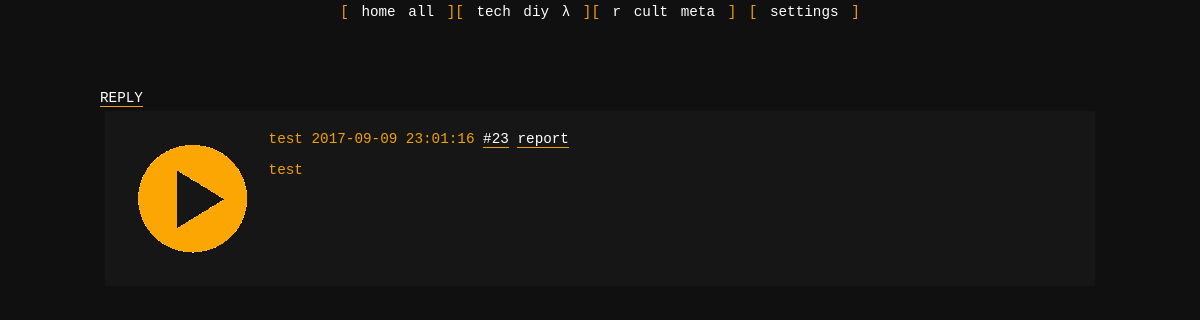
The app's page /tech/23/ with its own data.
### models.py (models this page shows)
class Posts(db.Model):
    __tablename__ = 'posts'
    id        = db.Column(db.Integer, primary_key = True)
    op_id     = db.Column(db.Integer)
    board     = db.Column(db.String)
    name      = db.Column(db.String)
    subject   = db.Column(db.String)
    email     = db.Column(db.String)
    date      = db.Column(db.String)
    fname     = db.Column(db.String)
    text      = db.Column(db.Text)
    last_bump = db.Column(db.DateTime)
    deleted   = db.Column(db.Boolean)

### app.py (the view)
@app.route('/<board>/<id>/')
def show_thread(board, id):
    OP      = get_thread_OP(id)
    replies = get_replies(id)
    sidebar = get_sidebar(board)
    css = getcss()
    entries = OP + replies
    tn_all(entries)
    return render_template('show_thread.html', entries=entries, board=board, id=id, sidebar=sidebar, css=css, render_template = render_template, json = json)

### util.py (called while the page is built)
def get_replies(thread):
    return db.session.query(Posts).filter_by(op_id = thread, deleted = 0).all()

def get_thread_OP(id):
    return db.session.query(Posts).filter_by(id = id).all()

def get_sidebar(board):
    return db.session.query(Boards).filter_by(name=board).first()

def getcss():
    if session.get('css') is not None:
		css = session['css']
		print css
    else:
        css = "style.css"
    return css

def thumbnail(fname):
    if fname is None: return None
    ext = fname.split(".")[-1]
    if ext == "webm": return "/static/video.png"
    if ext == "pdf": return "/static/doc.png"
    return "/static/thumbs/" + fname

def tn_all(l):
    for x in l:
	x.thumbnail = thumbnail(x.fname)

### templates/show_thread.html (shortened to what this page needs)
{% extends "layout.html" %}
{% block body %}
<div id=wrap>
<div name="buttonON"><a href="#nav">REPLY</a></div>
<div id=left>
{% for entry in entries %}
{% if entry.op_id %}
<div class=post>
{% else %}
<div class=thread>
{% endif %}
{% include("thread_partial.html") %}
{% endfor %}
</div>
</div>
{% endblock %}

### templates/thread_partial.html (shortened to what this page needs)
   {% if entry.fname %}
    <a href="#img{{ entry.id }}" style="border: none;"> <img class=thumb src={{ entry.thumbnail }}></a>
    {% endif %}
    <div class='post_body' id='{{ entry.id }}'>
	<div class='byline'>
		<span>
			{% if entry.email %}
			<a href="mailto:{{ entry.email }}">{{ entry.name }}</a>
			{% else %}
			{{ entry.name }}
			{% endif %}
		</span>
		<span>{{ entry.date }}</span>
		<span class="fake_a" onclick="cite({{ entry.id }}, {{ entry.op_id }}, {{ json.dumps(entry.board) }})">#{{ entry.id }}</span>
        <a href="{{ url_for('report') }}?id={{entry.id}}&board={{board}}&thread={{entry.op_id}}">report</a>
	</div>
	{{ entry.text|markdown }}
</div>
</div>

### static/style.css (style rules this page uses)
a, .fake_a { color: white; text-decoration: none; border-bottom: 1px solid #f0a000; transition: color 0.3s; cursor: pointer; }
#wrap { text-align: left; width: 1000px; margin: 50px auto; }
.thread, .post { padding: 20px; margin: 5px; background-color: #161616; }
.thumb, .post_body { display: inline-block; vertical-align: top; text-align: left; }
.thread, .post_body p { line-height: 120%; }

### records on screen
Posts: name "test", date "2017-09-09 23:01:16", id "23", text "test"
